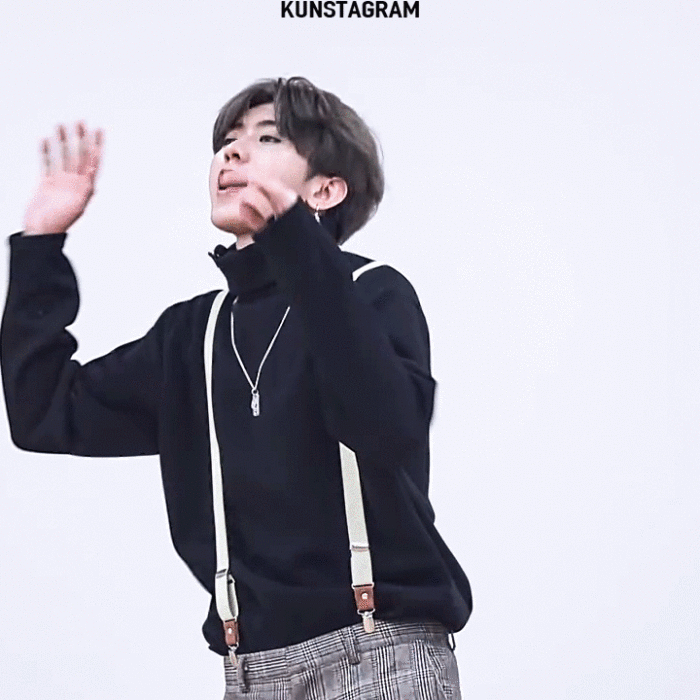
#> input picture src/img/kun.gif, 700 x 700 px
$ python test.py
#> lines starting #> are read from the running program, lines starting #| are printed output that depends on the picture
from PIL import Image


def test():
    img = Image.open("./src/img/kun.gif")
#> img is the input picture: PIL image 700x700 P; mean R, G, B 181.9, 180.6, 191.4
    print(img.size)
#| (700, 700)
    print(img.info)
#| {'version': b'GIF89a', 'background': 0, 'loop': 0, 'duration': 100, 'extension': (b'xmp dataxmp', 822)}

    frameCount = 0
    while 1:
        try:
            img.seek(frameCount)
            frameCount += 1
        except:
            break
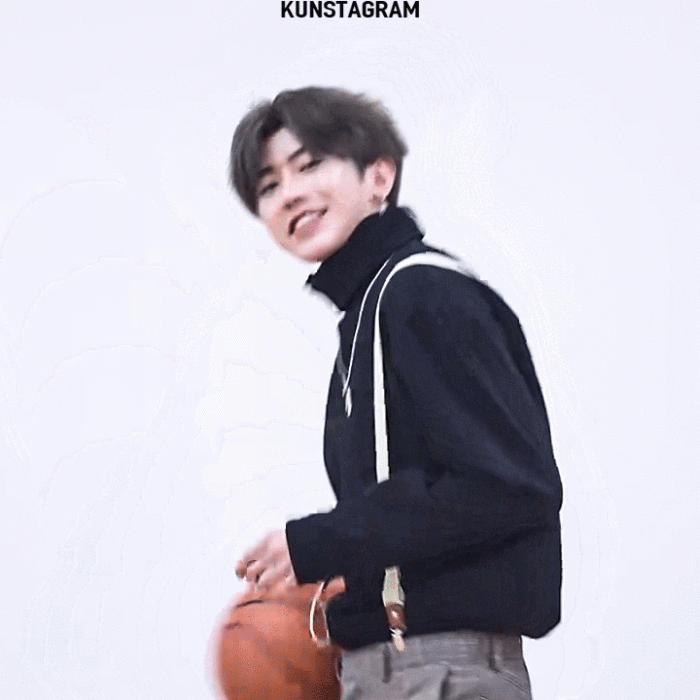
#> img: PIL image 700x700 RGB; mean R, G, B 196.8, 193.7, 203.6
#> after the loop, frameCount = 46
    print("frame count: ", frameCount - 1)
#| frame count:  45


def test1():
    filename = "./src/img/guai.jpg"
    size = (80, 80)

    img = Image.open(filename).resize(size).convert("P")

    palette = img.getpalette()
    print(len(palette))
    print(palette)


def test2():
    base_dir = "./src/img/"
    names = ["dog.jpg", "girl.jpg", "guai.jpg", "han.png"]

    imgs = []
    first = Image.open(base_dir + names[0]).copy()
    imgs.append(first)

    for i in range(1, len(names)):
        pic_name = base_dir + names[i]
        temp = Image.open(pic_name)
        imgs.append(temp)
    first.save("test.gif", save_all=True, append_images=imgs, duration=130)
    return 1
    # [7 lines of commented-out code are left out]


if __name__ == '__main__':
    test()
